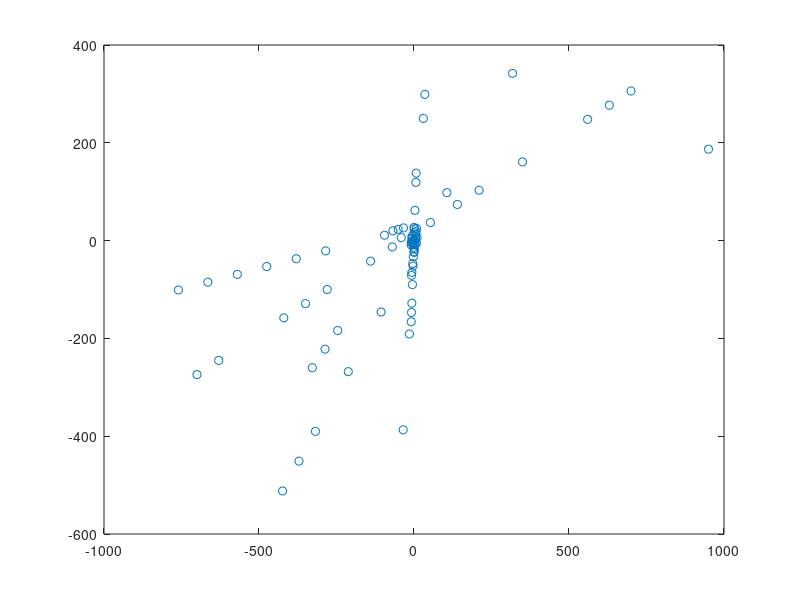

Write MATLAB code to recreate this figure.
a = [[-424,-512],[-4,-47],[0,-23],[-7,-65],[7,138],[0,27],[-5,-90],[-106,-146],[-420,-158],[-7,-128],[0,16],[-6,9],[-34,26],[-9,-166],[-570,-69],[-665,-85],[560,248],[1,-17],[630,277],[1,-7],[-287,-222],[30,250],[5,5],[-475,-53],[950,187],[7,-6],[-700,-274],[3,62],[-318,-390],[7,19],[-285,-21],[-5,4],[53,37],[-5,-1],[-2,-33],[-95,11],[4,1],[8,25],[700,306],[1,24],[-2,-6],[-35,-387],[-630,-245],[-328,-260],[-350,-129],[35,299],[-380,-37],[-9,-9],[210,103],[7,-5],[-3,-52],[-51,23],[-8,-147],[-371,-451],[-1,-14],[-41,6],[-246,-184],[350,161],[-212,-268],[-140,-42],[-9,-4],[-7,5],[10,6],[-15,-191],[-7,-4],[318,342],[-8,-71],[-68,20],[6,119],[6,13],[-280,-100],[140,74],[-760,-101],[0,-24],[-70,-13],[0,2],[0,-9],[106,98]]
x = a(1:2:end);
y = a(2:2:end);

plot(x,y,'o');

m = find(x + y == 1);
